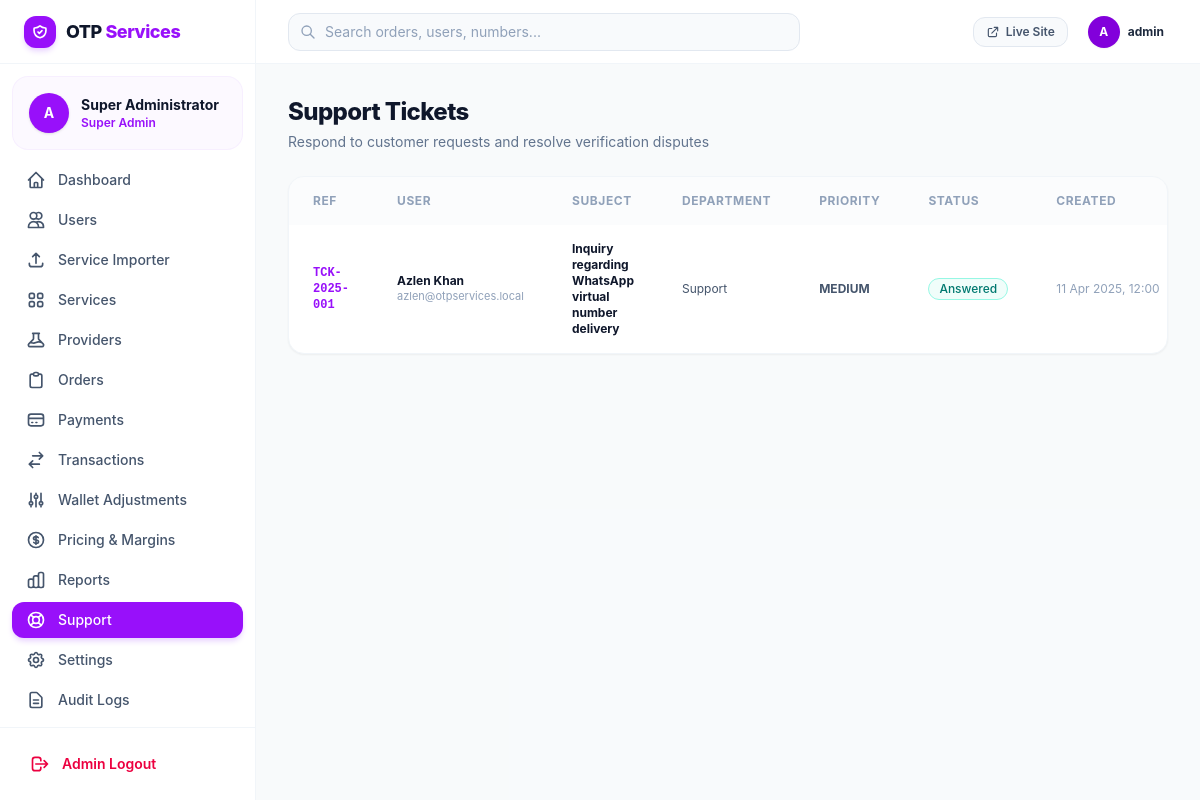
Page /admin/support.php (signed in) on the committed database.
### tables this page shows
CREATE TABLE `support_tickets` (
  `id` INT AUTO_INCREMENT PRIMARY KEY,
  `ticket_ref` VARCHAR(64) NOT NULL UNIQUE,
  `user_id` INT NOT NULL,
  `subject` VARCHAR(200) NOT NULL,
  `department` VARCHAR(50) DEFAULT 'Support',
  `priority` ENUM('low', 'medium', 'high') DEFAULT 'medium',
  `status` ENUM('open', 'answered', 'closed') DEFAULT 'open',
  `created_at` TIMESTAMP DEFAULT CURRENT_TIMESTAMP,
  FOREIGN KEY (`user_id`) REFERENCES `users` (`id`) ON DELETE CASCADE
);

CREATE TABLE `users` (
  `id` INT AUTO_INCREMENT PRIMARY KEY,
  `name` VARCHAR(100) NOT NULL,
  `email` VARCHAR(191) NOT NULL UNIQUE,
  `username` VARCHAR(50) UNIQUE NULL,
  `password_hash` VARCHAR(255) NOT NULL,
  `status` ENUM('active', 'suspended', 'banned') DEFAULT 'active',
  `created_at` TIMESTAMP DEFAULT CURRENT_TIMESTAMP,
  `updated_at` TIMESTAMP DEFAULT CURRENT_TIMESTAMP ON UPDATE CURRENT_TIMESTAMP,
  INDEX `idx_users_email` (`email`),
  INDEX `idx_users_status` (`status`)
);

### admin/support.php (the view, shortened to what the rows shown need)
<?php
require_once __DIR__ . '/includes/header.php';
require_once __DIR__ . '/includes/sidebar.php';
$db = get_db();
$tickets = $db->query("SELECT t.*, u.name as user_name, u.email as user_email FROM support_tickets t JOIN users u ON u.id = t.user_id ORDER BY (t.status = 'open') DESC, t.id DESC")->fetchAll();
?>
<div class="flex-1 flex flex-col min-w-0 overflow-hidden">
    <?php require_once __DIR__ . '/includes/navbar.php'; ?>
    <main class="flex-1 overflow-y-auto p-4 sm:p-8 bg-slate-50/60">
        <div class="max-w-7xl mx-auto space-y-6">
            <div class="space-y-1">
                <h1 class="text-2xl font-extrabold text-slate-900 tracking-tight">Support Tickets</h1>
            </div>
            <div class="bg-white rounded-2xl border border-slate-100 shadow-xs overflow-hidden">
                <div class="overflow-x-auto">
                    <table class="w-full text-left text-sm text-slate-600">
                        <thead class="bg-slate-50/60 text-xs uppercase font-semibold text-slate-400 tracking-wider">
                            <tr>
                                <th class="px-6 py-4">Ref</th>
                                <th class="px-6 py-4">User</th>
                                <th class="px-6 py-4">Subject</th>
                                <th class="px-6 py-4">Department</th>
                                <th class="px-6 py-4">Priority</th>
                                <th class="px-6 py-4">Status</th>
                                <th class="px-6 py-4">Created</th>
                            </tr>
                        </thead>
                        <tbody class="divide-y divide-slate-100">
                            <?php foreach ($tickets as $t): ?>
                                <tr class="hover:bg-slate-50/80 transition-colors">
                                    <td class="px-6 py-4 font-mono text-xs font-bold text-purple-600"><?= e($t['ticket_ref']) ?></td>
                                    <td class="px-6 py-4">
                                        <div class="font-bold text-slate-900 text-xs"><?= e($t['user_name']) ?></div>
                                        <div class="text-[11px] text-slate-400"><?= e($t['user_email']) ?></div>
                                    </td>
                                    <td class="px-6 py-4 font-bold text-slate-900 text-xs"><?= e($t['subject']) ?></td>
                                    <td class="px-6 py-4 text-xs"><?= e($t['department']) ?></td>
                                    <td class="px-6 py-4 text-xs font-bold uppercase"><?= e($t['priority']) ?></td>
                                    <td class="px-6 py-4"><?= render_status_badge($t['status']) ?></td>
                                    <td class="px-6 py-4 text-xs text-slate-400 whitespace-nowrap"><?= date('d M Y, H:i', strtotime($t['created_at'])) ?></td>
                                </tr>
                            <?php endforeach; ?>
                        </tbody>
                    </table>
                </div>
            </div>
        </div>
    </main>
</div>
<?php require_once __DIR__ . '/includes/footer.php'; ?>

### admin/includes/sidebar.php (shortened to what the rows shown need)
<aside :class="sidebarOpen ? 'translate-x-0' : '-translate-x-full'" class="fixed inset-y-0 left-0 z-50 w-64 bg-white border-r border-slate-100 flex flex-col justify-between transition-transform duration-200 ease-in-out md:static md:translate-x-0 shrink-0">
    <div class="overflow-y-auto">
        <div class="p-4 mx-3 my-3 bg-purple-50/60 rounded-2xl flex items-center gap-3 border border-purple-100/60">
            <div class="overflow-hidden">
                <div class="text-sm font-bold text-slate-900 truncate"><?= e($currentAdmin['name']) ?></div>
                <div class="text-xs text-purple-600 font-semibold">Super Admin</div>
            </div>
        </div>
    </div>
</aside>

### admin/includes/navbar.php (shortened to what the rows shown need)
<header class="h-16 bg-white border-b border-slate-100 flex items-center justify-between px-4 sm:px-8 shrink-0">
    <div class="flex items-center gap-4">
        <div class="flex items-center gap-2 p-1">
            <div class="w-8 h-8 rounded-full bg-purple-700 text-white font-bold flex items-center justify-center text-xs shadow-xs">
                A
            </div>
            <span class="text-xs font-bold text-slate-800 hidden sm:inline"><?= e($currentAdmin['username']) ?></span>
        </div>
    </div>
</header>

### includes/functions.php (shortened to what the rows shown need)
<?php
function e(?string $string): string {
    return htmlspecialchars($string ?? '', ENT_QUOTES, 'UTF-8');
}
function render_status_badge(string $status): string {
    $status = strtolower($status);
    $colors = [
        'completed' => 'bg-emerald-50 text-emerald-700 border-emerald-200',
        'pending'   => 'bg-amber-50 text-amber-700 border-amber-200',
        'failed'    => 'bg-rose-50 text-rose-700 border-rose-200',
        'cancelled' => 'bg-slate-100 text-slate-700 border-slate-200',
        'expired'   => 'bg-gray-100 text-gray-600 border-gray-200',
        'active'    => 'bg-emerald-50 text-emerald-700 border-emerald-200',
        'inactive'  => 'bg-slate-100 text-slate-600 border-slate-200',
        'available' => 'bg-emerald-50 text-emerald-700 border-emerald-200',
        'out_of_stock' => 'bg-rose-50 text-rose-700 border-rose-200',
        'open'      => 'bg-indigo-50 text-indigo-700 border-indigo-200',
        'answered'  => 'bg-teal-50 text-teal-700 border-teal-200',
        'closed'    => 'bg-slate-100 text-slate-600 border-slate-200',
    ];
    $class = $colors[$status] ?? 'bg-slate-100 text-slate-700 border-slate-200';
    $label = ucfirst($status);
    return '<span class="inline-flex items-center px-2.5 py-0.5 rounded-full text-xs font-medium border ' . $class . '">' . e($label) . '</span>';
}

### rows in the picture
support_tickets: ticket_ref "TCK-2025-001", user.name "Azlen Khan", user.email "azlen@otpservices.local", subject "Inquiry regarding WhatsApp virtual number delivery", department "Support", priority "MEDIUM", status "Answered", created_at "11 Apr 2025, 12:00"

### other values in the picture
$currentAdmin['name'] "Super Administrator"
$currentAdmin['username'] "admin"
